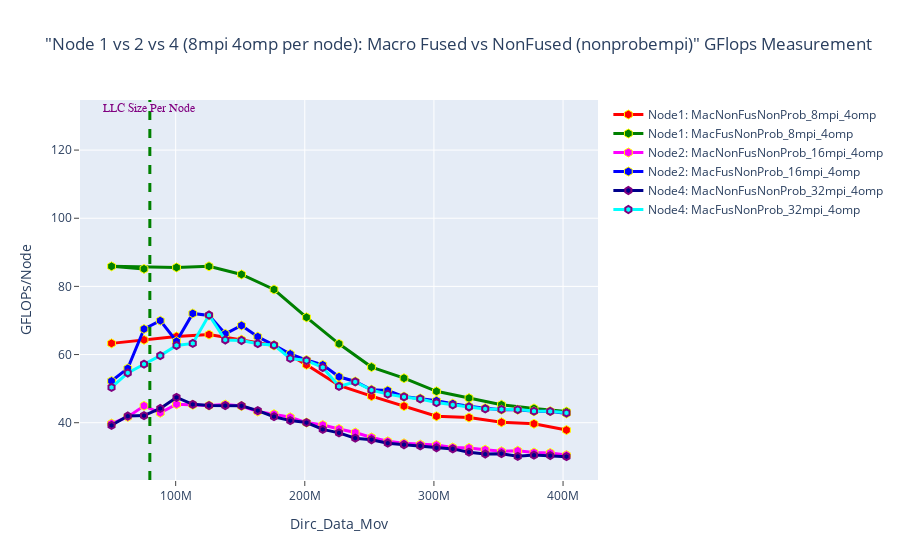

Notebook cell for this chart:
### Code cell
fig = go.Figure()

# NODE 1
fig.add_trace(go.Scatter(x=(dfn1MacNonFusNonProb_8mpi_4omp.Dirc_Data_Mov*(dfn1MacNonFusNonProb_8mpi_4omp.MPI_size)), 
                         y=(dfn1MacNonFusNonProb_8mpi_4omp.GFLOPS*(dfn1MacNonFusNonProb_8mpi_4omp.MPI_size)), 
                         mode='lines+markers', 
                         name='Node1: MacNonFusNonProb_8mpi_4omp',
                         line=dict(color='red',width=3),
                         marker=dict(symbol='hexagon',size=9, line=dict(color='yellow',width=1))))

fig.add_trace(go.Scatter(x=(dfn1MacFusNonProb_8mpi_4omp.Dirc_Data_Mov*(dfn1MacFusNonProb_8mpi_4omp.MPI_size)), 
                         y=(dfn1MacFusNonProb_8mpi_4omp.GFLOPS*(dfn1MacFusNonProb_8mpi_4omp.MPI_size)), 
                         mode='lines+markers', 
                         name='Node1: MacFusNonProb_8mpi_4omp',
                         line=dict(color='green',width=3),
                         marker=dict(symbol='hexagon',size=9, line=dict(color='yellow',width=1))))

# NODE 2
fig.add_trace(go.Scatter(x=(dfn2MacNonFusNonProb_16mpi_4omp.Dirc_Data_Mov*(dfn2MacNonFusNonProb_16mpi_4omp.MPI_size/2)), 
                         y=(dfn2MacNonFusNonProb_16mpi_4omp.GFLOPS*(dfn2MacNonFusNonProb_16mpi_4omp.MPI_size/2)), 
                         mode='lines+markers', 
                         name='Node2: MacNonFusNonProb_16mpi_4omp',
                         line=dict(color='magenta',width=3),
                         marker=dict(symbol='hexagon',size=9, line=dict(color='yellow',width=1))))

fig.add_trace(go.Scatter(x=(dfn2MacFusNonProb_16mpi_4omp.Dirc_Data_Mov*(dfn2MacFusNonProb_16mpi_4omp.MPI_size/2)), 
                         y=(dfn2MacFusNonProb_16mpi_4omp.GFLOPS*(dfn2MacFusNonProb_16mpi_4omp.MPI_size/2)), 
                         mode='lines+markers', 
                         name='Node2: MacFusNonProb_16mpi_4omp',
                         line=dict(color='blue',width=3),
                         marker=dict(symbol='hexagon',size=9, line=dict(color='yellow',width=1))))


# NODE 4
fig.add_trace(go.Scatter(x=(dfn4MacNonFusNonProb_32mpi_4omp.Dirc_Data_Mov*(dfn4MacNonFusNonProb_32mpi_4omp.MPI_size/4)), 
                         y=(dfn4MacNonFusNonProb_32mpi_4omp.GFLOPS*(dfn4MacNonFusNonProb_32mpi_4omp.MPI_size/4)), 
                         mode='lines+markers', 
                         name='Node4: MacNonFusNonProb_32mpi_4omp',
                         line=dict(color='darkblue',width=3),
                         marker=dict(symbol='hexagon',size=7,line=dict(color='Purple',width=2))))

fig.add_trace(go.Scatter(x=(dfn4MacFusNonProb_32mpi_4omp.Dirc_Data_Mov*(dfn4MacFusNonProb_32mpi_4omp.MPI_size/4)), 
                         y=(dfn4MacFusNonProb_32mpi_4omp.GFLOPS*(dfn4MacFusNonProb_32mpi_4omp.MPI_size/4)), 
                         mode='lines+markers', 
                         name='Node4: MacFusNonProb_32mpi_4omp',
                         line=dict(color='cyan',width=3),
                         marker=dict(symbol='hexagon',size=7,line=dict(color='Purple',width=2))))



# Adding a vertical line
fig.add_vline(x=80e6, line_width=3, line_dash="dash", line_color="green")
# fig.add_hline(y=1024, line_width=3, line_dash="dash", line_color="red")

# Add annotation
fig.add_annotation(
    x='80e6'
    , y=130
    , text=f'LLC Size Per Node'
    , yanchor='bottom'
    , showarrow=False
    , arrowhead=1
    , arrowsize=1
    , arrowwidth=2
    , arrowcolor="#636363"
    , ax=-20
    , ay=-30
    , font=dict(size=12, color="purple", family="Sans Serif")
    , align="left"
    ,)

fig.update_layout(title='"Node 1 vs 2 vs 4 (8mpi 4omp per node): Macro Fused vs NonFused (nonprobempi)" GFlops Measurement',
                  xaxis_title='Dirc_Data_Mov', yaxis_title='GFLOPs/Node', 
                  xaxis=dict(ticks="outside"),  
                  yaxis=dict(ticks="outside"))

### Figure 1 — Plotly figure (JSON) as saved in the notebook; plotly's stock layout.template omitted (floating-point values rounded to 4 significant figures)
{"data": [{"line": {"color": "red", "width": 3}, "marker": {"line": {"color": "yellow", "width": 1}, "size": 9, "symbol": "hexagon"}, "mode": "lines+markers", "name": "Node1: MacNonFusNonProb_8mpi_4omp", "type": "scatter", "x": [50331648, 75497472, 100663296, 125829120, 150994944, 176160768, 201326592, 226492416, 251658240, 276824064, 301989888, 327155712, 352321536, 377487360, 402653184], "y": [63.28, 64.31, 65.32, 65.87, 64.33, 62.66, 56.98, 50.97, 47.8, 44.87, 41.9, 41.52, 40.13, 39.69, 37.83]}, {"line": {"color": "green", "width": 3}, "marker": {"line": {"color": "yellow", "width": 1}, "size": 9, "symbol": "hexagon"}, "mode": "lines+markers", "name": "Node1: MacFusNonProb_8mpi_4omp", "type": "scatter", "x": [75497472, 50331648, 100663296, 125829120, 150994944, 176160768, 201326592, 226492416, 251658240, 276824064, 301989888, 327155712, 352321536, 377487360, 402653184], "y": [85.14, 85.88, 85.56, 85.88, 83.51, 79.08, 70.92, 63.16, 56.32, 53.08, 49.22, 47.22, 45.27, 44.2, 43.26]}, {"line": {"color": "magenta", "width": 3}, "marker": {"line": {"color": "yellow", "width": 1}, "size": 9, "symbol": "hexagon"}, "mode": "lines+markers", "name": "Node2: MacNonFusNonProb_16mpi_4omp", "type": "scatter", "x": [50331648, 62914560, 75497472, 88080384, 100663296, 113246208, 125829120, 138412032, 150994944, 163577856, 176160768, 188743680, 201326592, 213909504, 226492416, 239075328, 251658240, 264241152, 276824064, 289406976, 301989888, 314572800, 327155712, 339738624, 352321536, 364904448, 377487360, 390070272, 402653184], "y": [39.75, 41.71, 44.95, 42.89, 45.43, 45.24, 45.07, 45.32, 44.89, 43.28, 42.51, 41.6, 40.04, 39.32, 38.17, 37.12, 35.67, 34.55, 33.97, 33.6, 33.43, 32.72, 32.61, 32.08, 31.64, 31.77, 31.25, 31.14, 30.49]}, {"line": {"color": "blue", "width": 3}, "marker": {"line": {"color": "yellow", "width": 1}, "size": 9, "symbol": "hexagon"}, "mode": "lines+markers", "name": "Node2: MacFusNonProb_16mpi_4omp", "type": "scatter", "x": [50331648, 62914560, 75497472, 88080384, 100663296, 113246208, 125829120, 138412032, 150994944, 163577856, 176160768, 188743680, 201326592, 213909504, 226492416, 239075328, 251658240, 264241152, 276824064, 289406976, 301989888, 314572800, 327155712, 339738624, 352321536, 364904448, 377487360, 390070272, 402653184], "y": [52.23, 55.93, 67.5, 69.95, 63.89, 72.06, 71.45, 66.08, 68.52, 65.23, 62.76, 60.15, 58.39, 56.97, 53.47, 52.1, 49.66, 49.45, 47.67, 47.12, 46.47, 45.6, 44.82, 44.27, 43.83, 43.82, 43.33, 43.39, 42.73]}, {"line": {"color": "darkblue", "width": 3}, "marker": {"line": {"color": "Purple", "width": 2}, "size": 7, "symbol": "hexagon"}, "mode": "lines+markers", "name": "Node4: MacNonFusNonProb_32mpi_4omp", "type": "scatter", "x": [50331648, 62914560, 75497472, 88080384, 100663296, 113246208, 125829120, 138412032, 150994944, 163577856, 176160768, 188743680, 201326592, 213909504, 226492416, 239075328, 251658240, 264241152, 276824064, 289406976, 301989888, 314572800, 327155712, 339738624, 352321536, 364904448, 377487360, 390070272, 402653184], "y": [39.23, 41.97, 42.1, 44.18, 47.43, 45.4, 45.04, 45.02, 44.97, 43.55, 41.77, 40.62, 40.04, 38.03, 37.01, 35.47, 35.01, 33.99, 33.54, 33.18, 32.65, 32.32, 31.35, 30.81, 30.91, 30.14, 30.49, 30.37, 30.05]}, {"line": {"color": "cyan", "width": 3}, "marker": {"line": {"color": "Purple", "width": 2}, "size": 7, "symbol": "hexagon"}, "mode": "lines+markers", "name": "Node4: MacFusNonProb_32mpi_4omp", "type": "scatter", "x": [50331648, 62914560, 75497472, 88080384, 100663296, 113246208, 125829120, 138412032, 150994944, 163577856, 176160768, 188743680, 201326592, 213909504, 226492416, 239075328, 251658240, 264241152, 276824064, 289406976, 301989888, 314572800, 327155712, 339738624, 352321536, 364904448, 377487360, 390070272, 402653184], "y": [50.36, 54.59, 57.17, 59.7, 62.66, 63.27, 71.6, 64.27, 64.13, 63.19, 62.75, 58.85, 58.24, 56.2, 50.67, 51.97, 49.54, 48.39, 47.56, 46.97, 45.9, 45.21, 44.61, 44.06, 43.94, 43.86, 43.42, 43.33, 42.9]}], "layout": {"annotations": [{"align": "left", "arrowcolor": "#636363", "arrowhead": 1, "arrowsize": 1, "arrowwidth": 2, "ax": -20, "ay": -30, "font": {"color": "purple", "family": "Sans Serif", "size": 12}, "showarrow": false, "text": "LLC Size Per Node", "x": "80e6", "y": 130, "yanchor": "bottom"}], "shapes": [{"line": {"color": "green", "dash": "dash", "width": 3}, "type": "line", "x0": 80000000, "x1": 80000000, "xref": "x", "y0": 0, "y1": 1, "yref": "y domain"}], "title": {"text": "\"Node 1 vs 2 vs 4 (8mpi 4omp per node): Macro Fused vs NonFused (nonprobempi)\" GFlops Measurement"}, "xaxis": {"ticks": "outside", "title": {"text": "Dirc_Data_Mov"}}, "yaxis": {"ticks": "outside", "title": {"text": "GFLOPs/Node"}}}}
